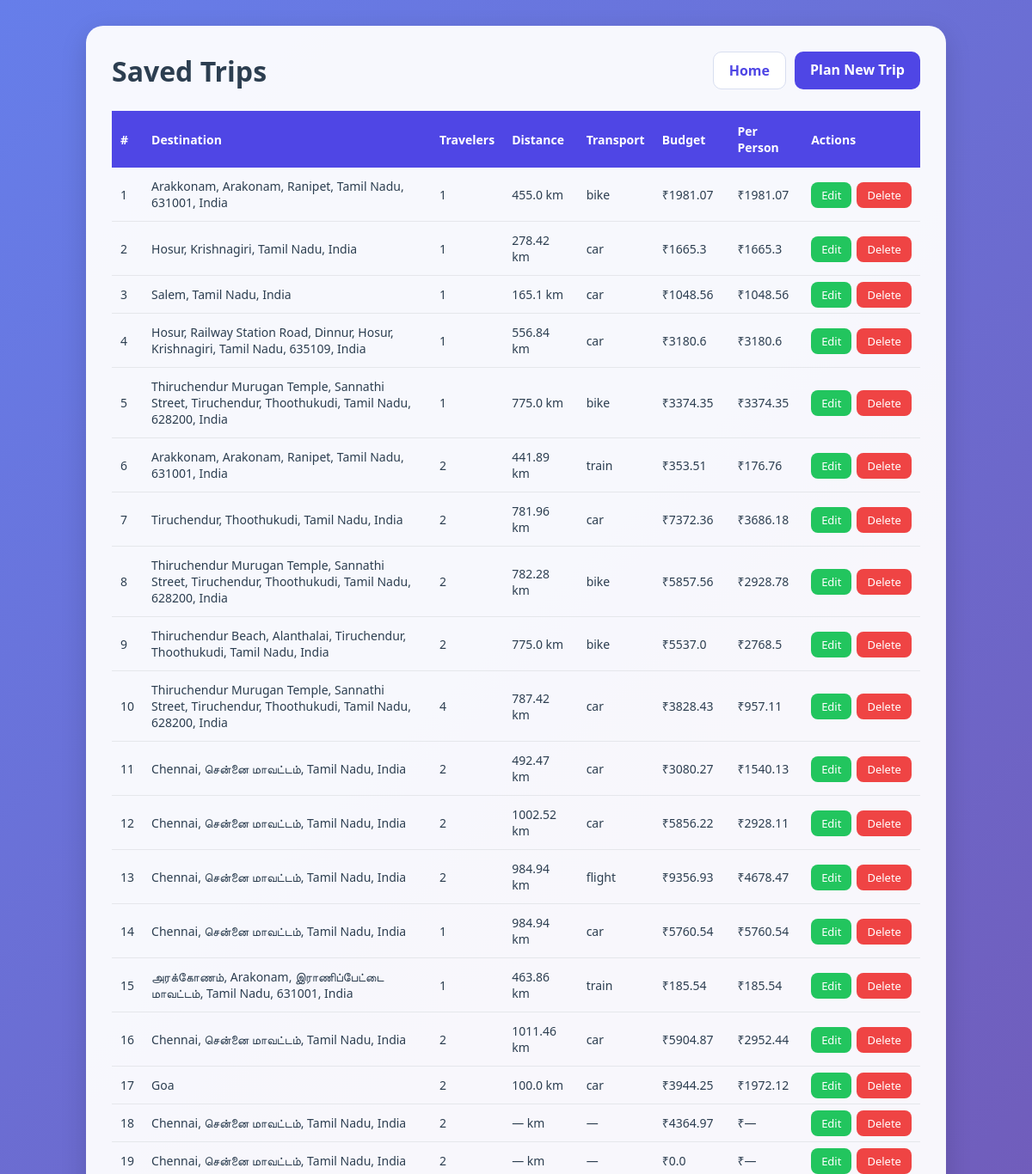
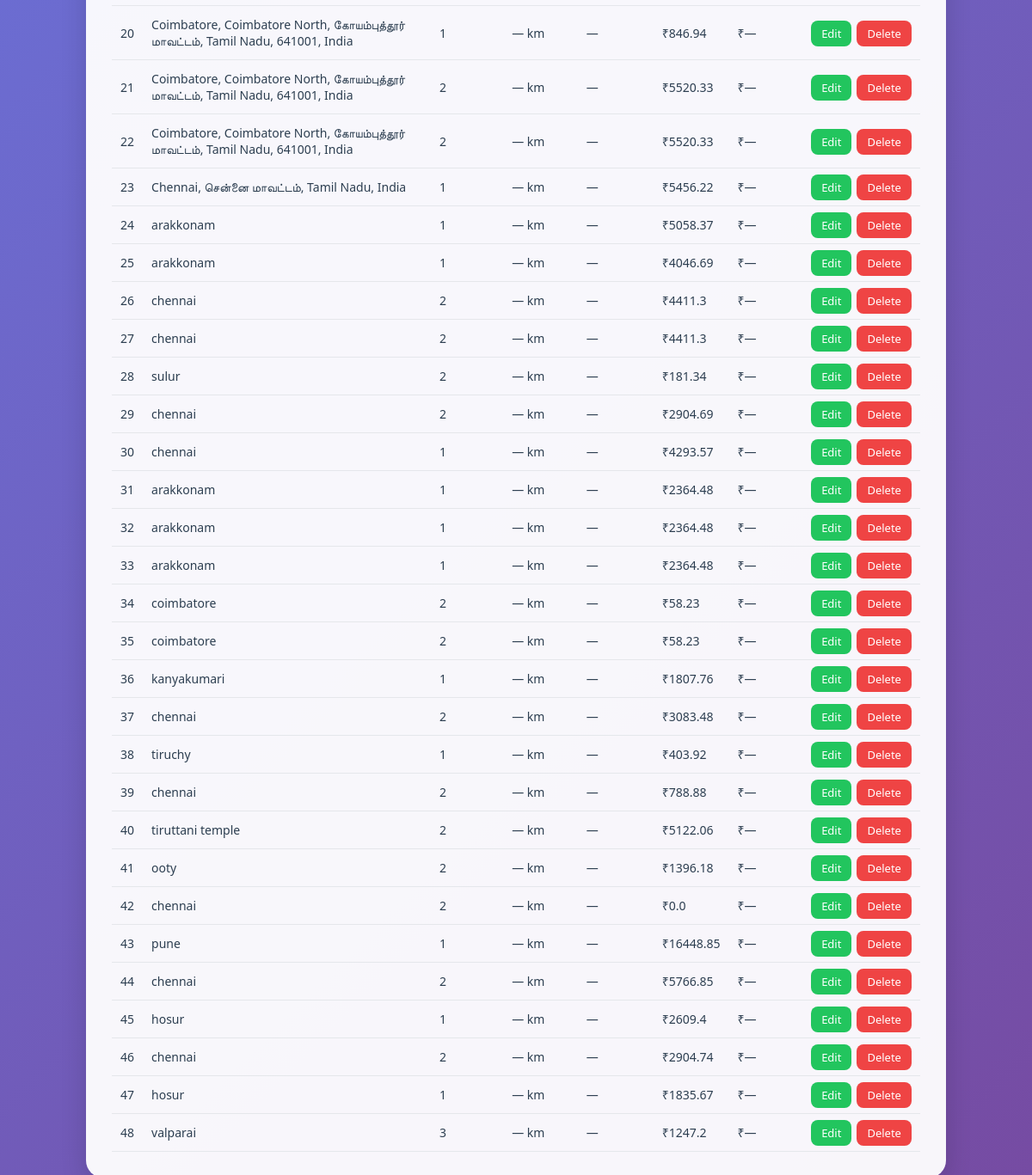
The page /trips on the database as committed earlier (2 pictures, top to bottom).
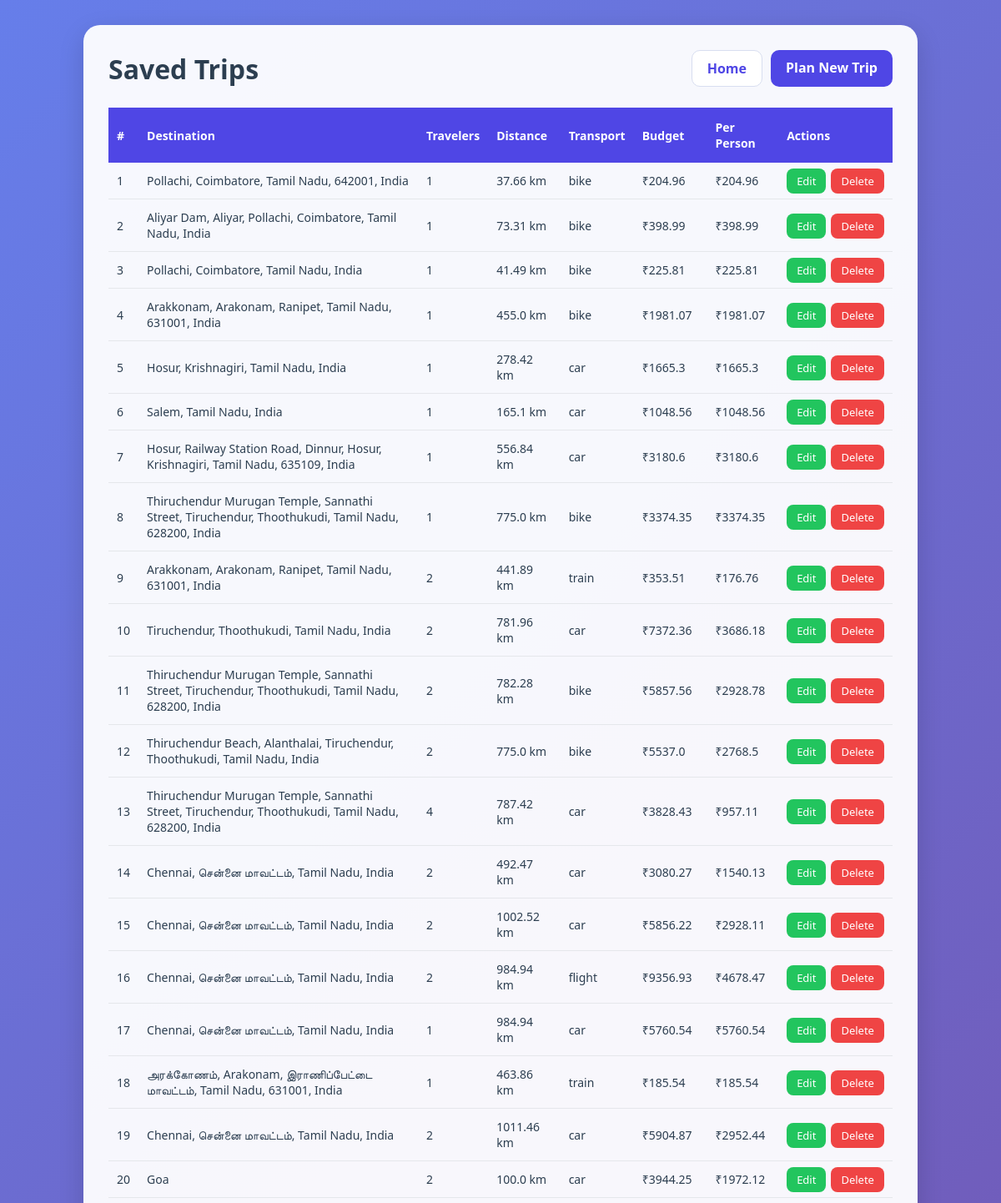
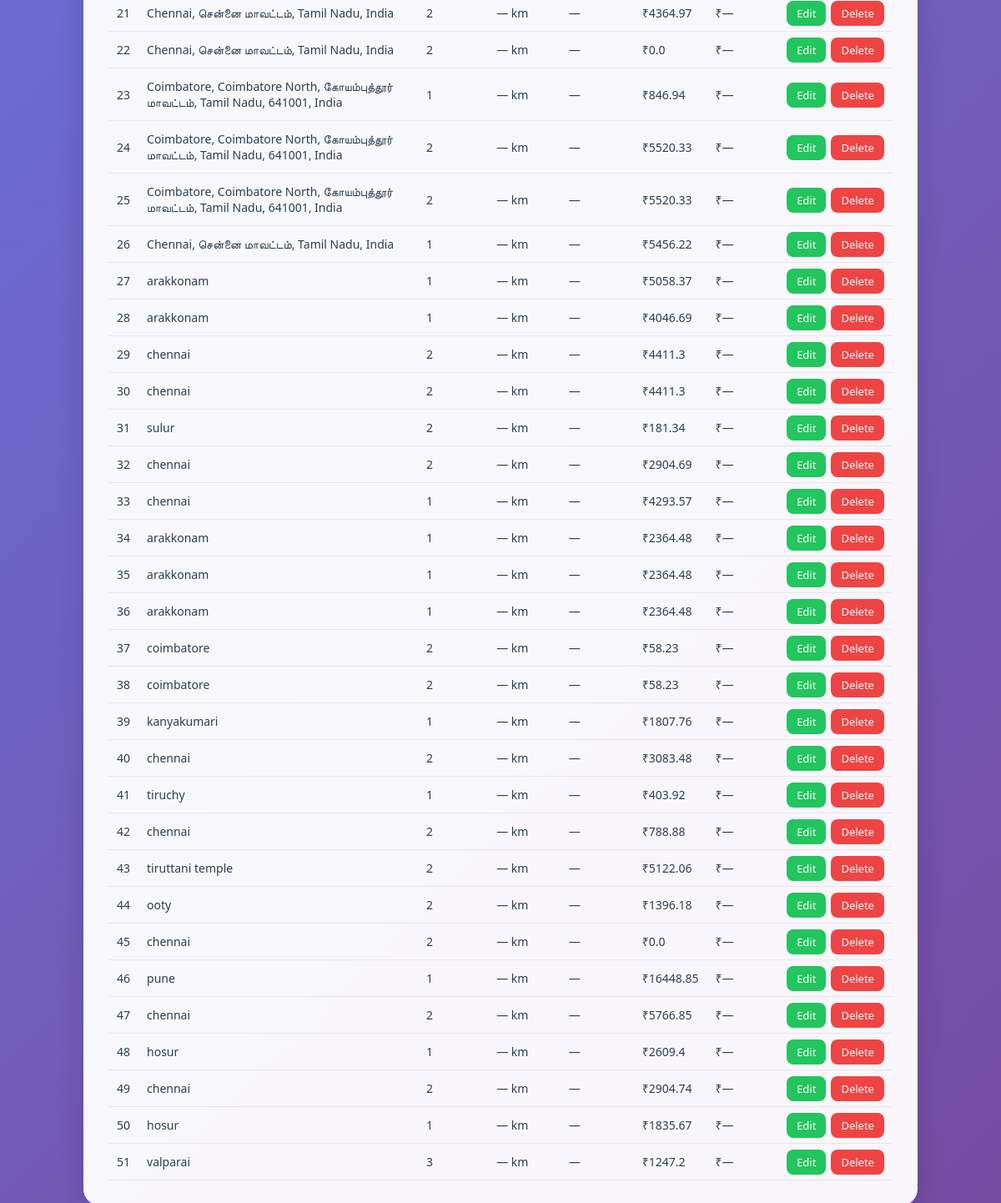
The same page on the database as committed later (2 pictures, top to bottom).
### tables this page shows
CREATE TABLE trips (
            id INTEGER PRIMARY KEY AUTOINCREMENT,
            destination TEXT,
            travelers INTEGER,
            total_distance REAL,
            transport_mode TEXT,
            transport_cost REAL,
            fuel_type TEXT,
            fuel_price REAL,
            fuel_cost REAL,
            food_cost REAL,
            room_cost REAL,
            toll_charges REAL,
            parking_fee REAL,
            vehicle_type TEXT,
            vehicle_rental_cost REAL,
            places_fee_total REAL,
            total_budget REAL,
            cost_per_person REAL
        );

### app.py (the view)
@app.route("/trips")
def trips():
    conn = get_db()
    rows = conn.execute(
        "SELECT * FROM trips ORDER BY id DESC"
    ).fetchall()
    conn.close()
    return render_template("trips.html", trips=rows)

### app.py (called while the page is built)
def get_db():
    conn = sqlite3.connect("travel_budget.db")
    conn.row_factory = sqlite3.Row
    return conn

### templates/trips.html (shortened to what this page needs)
<!DOCTYPE html>
<html lang="en">
<head>
    <link rel="stylesheet" href="{{ url_for('static', filename='style.css') }}">
    <link rel="stylesheet" href="{{ url_for('static', filename='trip.css') }}">
</head>
<body>
<div class="container">
  <div class="top-bar">
    <h1>Saved Trips</h1>
    <div class="trip-nav"><a href="/" class="home-btn">Home</a><a href="/" class="back-btn">Plan New Trip</a></div>
  </div>
  {% if trips %}
  <table>
    <thead><tr><th>#</th><th>Destination</th><th>Travelers</th><th>Distance</th><th>Transport</th><th>Budget</th><th>Per Person</th><th>Actions</th></tr></thead>
    <tbody>
    {% for trip in trips %}
      <tr>
        <td data-label="#">{{ loop.index }}</td><td data-label="Destination">{{ trip['destination'] }}</td><td data-label="Travelers">{{ trip['travelers'] }}</td><td data-label="Distance">{{ trip['total_distance'] or '—' }} km</td><td data-label="Transport">{{ trip['transport_mode'] or '—' }}</td><td data-label="Budget">₹{{ trip['total_budget'] }}</td><td data-label="Per Person">₹{{ trip['cost_per_person'] or '—' }}</td>
        <td class="actions" data-label="Actions"><a href="/edit/{{ trip['id'] }}" class="edit-btn">Edit</a><a href="/delete/{{ trip['id'] }}" class="delete-btn" onclick="return confirm('Delete this trip?')">Delete</a></td>
      </tr>
    {% endfor %}
    </tbody>
  </table>
  {% else %}
    <div class="empty">No trips saved yet. <a href="/">Start planning from the home page.</a></div>
  {% endif %}
</div>
</body>
</html>

### static/style.css (style rules this page uses)
* { margin: 0; padding: 0; box-sizing: border-box; }
body { font-family: 'Segoe UI', Tahoma, sans-serif; background: linear-gradient(135deg, #667eea, #764ba2); min-height: 100vh; padding: 30px; color: #2c3e50; }
.container { max-width: 1000px; margin: auto; background: rgba(255, 255, 255, 0.92); padding: 30px; border-radius: 20px; box-shadow: 0 10px 30px rgba(0, 0, 0, 0.15); }
.top-bar { position: relative; display: flex; justify-content: space-between; align-items: center; margin-bottom: 25px; flex-wrap: wrap; gap: 15px; }
h1 { color: #2c3e50; }
.saved-trips-btn, .back-btn { display: inline-block; text-decoration: none; background: #ff6b00; color: white; padding: 10px 18px; border-radius: 10px; font-weight: 600; }
.back-btn { background: #4f46e5; }

### static/trip.css (style rules this page uses)
body { background: linear-gradient(135deg, #667eea, #764ba2); }
.container { background: rgba(255, 255, 255, .95); }
.trip-nav { display: flex; gap: 10px; flex-wrap: wrap; }
.home-btn { display: inline-block; padding: 10px 18px; border-radius: 10px; background: #fff; border: 1px solid #d8def0; color: #4f46e5; text-decoration: none; font-weight: 600; }
table { width: 100%; border-collapse: collapse; margin-top: 20px; }
th { background: #4f46e5; color: #fff; padding: 14px 10px; text-align: left; font-size: 14px; }
td { padding: 12px 10px; border-bottom: 1px solid #e5e7eb; font-size: 14px; }
.actions { white-space: nowrap; }
.edit-btn, .delete-btn { color: #fff; padding: 6px 12px; border-radius: 8px; text-decoration: none; font-size: 13px; }
.edit-btn { background: #22c55e; margin-right: 6px; }
.delete-btn { background: #ef4444; }

Rows that differ between the two databases and show on the page:
added trips: destination "Pollachi, Coimbatore, Tamil Nadu, 642001, India", travelers "1", total_distance "37.66", transport_mode "bike", total_budget "204.96", cost_per_person "204.96"
added trips: destination "Aliyar Dam, Aliyar, Pollachi, Coimbatore, Tamil Nadu, India", travelers "1", total_distance "73.31", transport_mode "bike", total_budget "398.99", cost_per_person "398.99"
added trips: destination "Pollachi, Coimbatore, Tamil Nadu, India", travelers "1", total_distance "41.49", transport_mode "bike", total_budget "225.81", cost_per_person "225.81"
